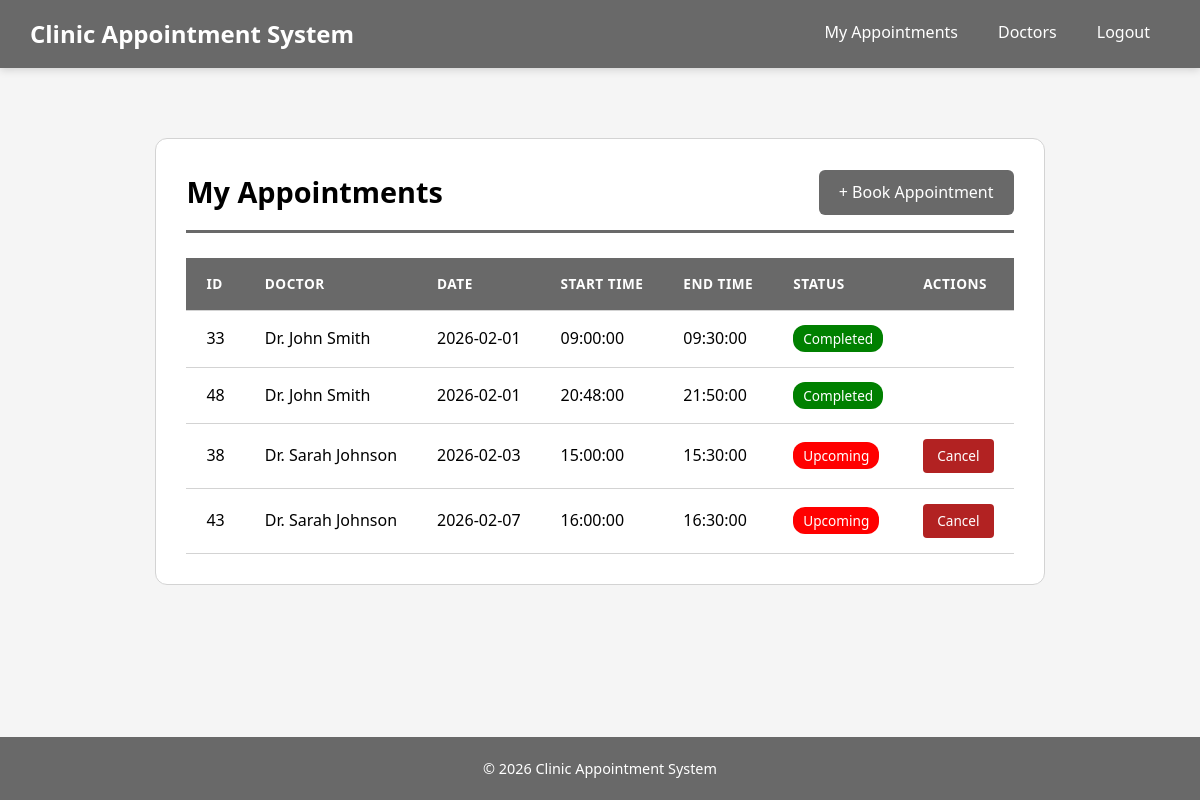
Screenshot of /2510333_AadityaAcharya/public/user/controller/appointmentController.php (signed in) with the database file from the repository.
### tables this page shows
CREATE TABLE `appointments` (
  `appointment_id` int(11) NOT NULL,
  `patient_id` int(11) NOT NULL,
  `doctor_id` int(11) NOT NULL,
  `appointment_date` date NOT NULL,
  `start_time` time NOT NULL,
  `end_time` time NOT NULL
);

CREATE TABLE `doctors` (
  `doctor_id` int(11) NOT NULL,
  `name` varchar(100) NOT NULL,
  `specialization` varchar(100) DEFAULT NULL,
  `email` varchar(100) NOT NULL,
  `phone` varchar(20) DEFAULT NULL,
  `created_at` timestamp NULL DEFAULT current_timestamp()
);

### 2510333_AadityaAcharya/public/user/model/appointmentModel.php (called while the page is built, shortened)
<?php
require_once "../../../config/db.php";
function getAppointmentsByPatient($pid) {
    global $conn;
    $stmt = $conn->prepare("
        SELECT a.*, d.name AS doctor
        FROM appointments a
        JOIN doctors d ON a.doctor_id = d.doctor_id
        WHERE patient_id = ?
        ORDER BY appointment_date ASC, start_time ASC
    ");
    $stmt->execute([$pid]);
    return $stmt->fetchAll(PDO::FETCH_ASSOC);
}

### 2510333_AadityaAcharya/public/user/view/myappointments.php (the view, shortened to what this page needs)
<?php
require '../../../includes/header.php';
?>
<!DOCTYPE html>
<html lang="en">
<head>
</head>
<body>
    <div class="list-container">
<div class="list-header">
    <h2 class="list-title">My Appointments</h2>
    <a class="btn" href="public/user/controller/appointmentController.php?action=book">+ Book Appointment</a>
</div>
<table class="data-table">
    <tr>
        <th>ID</th>
        <th>Doctor</th>
        <th>Date</th>
        <th>Start Time</th>
        <th>End Time</th>
        <th>Status</th>
        <th>Actions</th>
    </tr>
    <?php foreach($appointments as $app):
        $appointmentEndTimestamp = strtotime($app['appointment_date'] . ' ' . $app['end_time']);
        $currentTimestamp = time();
        $isCompleted = ($currentTimestamp > $appointmentEndTimestamp);
    ?>
    <tr>
        <td><?php echo htmlspecialchars($app['appointment_id']) ?></td>
        <td><?php echo htmlspecialchars($app['doctor']) ?></td>
        <td><?php echo htmlspecialchars($app['appointment_date']) ?></td>
        <td><?php echo htmlspecialchars($app['start_time']) ?></td>
        <td><?php echo htmlspecialchars($app['end_time']) ?></td>
        <td>
            <?php if ($isCompleted): ?>
                <span class="status-completed">Completed</span>
            <?php else: ?>
                <span class="status-upcoming">Upcoming</span>
            <?php endif; ?>
        </td>
        <td class="actions">
            <?php if (!$isCompleted): ?>
                <a class="btn-delete" href="public/user/controller/appointmentController.php?action=delete&id=<?php echo htmlspecialchars($app['appointment_id']) ?>" onclick="return confirm('Cancel appointment?')">Cancel</a>
            <?php endif; ?>
        </td>
    </tr>
    <?php endforeach; ?>
</table>
</div>
</body>
</html>
<?php
require '../../../includes/footer.php';
?>

### 2510333_AadityaAcharya/assets/css/style.css (style rules this page uses)
* { margin: 0; padding: 0; box-sizing: border-box; }
html { height: 100%; }
body { min-height: 100%; display: flex; flex-direction: column; background-color: whitesmoke; color: black; font-family: "Segoe UI", Tahoma, Geneva, Verdana, sans-serif; line-height: 1.6; font-size: 16px; }
.list-container { min-width: 450px; max-width: 1000px; margin: 40px auto; padding: 30px; background: white; border-radius: 12px; border: 1px solid lightgray; }
.list-header { display: flex; justify-content: space-between; align-items: center; margin-bottom: 25px; padding-bottom: 15px; border-bottom: 3px solid dimgray; }
.list-title { font-size: 1.8rem; color: black; margin: 0; }
.data-table { width: 100%; border-collapse: collapse; margin-top: 10px; }
.data-table th, .data-table td { padding: 15px 20px; text-align: left; border-bottom: 1px solid lightgray; }
.data-table th { background: dimgray; color: white; font-weight: 600; text-transform: uppercase; font-size: 0.85rem; letter-spacing: 0.5px; }
.status-completed { background-color: green; color: white; padding: 4px 10px; border-radius: 12px; font-size: 0.85rem; font-weight: 500; }
.status-upcoming { background-color: red; color: white; padding: 4px 10px; border-radius: 12px; font-size: 0.85rem; font-weight: 500; }
.btn { display: inline-block; padding: 10px 20px; background-color: dimgray; color: white; text-decoration: none; border-radius: 6px; font-weight: 500; border: none; cursor: pointer; }
.btn-delete { display: inline-block; padding: 6px 14px; background-color: firebrick; color: white; text-decoration: none; border-radius: 4px; font-size: 0.85rem; font-weight: 500; }

### rows the page displays
appointments: appointment_id "33", doctor.name "Dr. John Smith", appointment_date "2026-02-01", start_time "09:00:00", end_time "09:30:00", shows "Completed"
appointments: appointment_id "48", doctor.name "Dr. John Smith", appointment_date "2026-02-01", start_time "20:48:00", end_time "21:50:00", shows "Completed"
appointments: appointment_id "38", doctor.name "Dr. Sarah Johnson", appointment_date "2026-02-03", start_time "15:00:00", end_time "15:30:00", shows "Upcoming"
appointments: appointment_id "43", doctor.name "Dr. Sarah Johnson", appointment_date "2026-02-07", start_time "16:00:00", end_time "16:30:00", shows "Upcoming"
